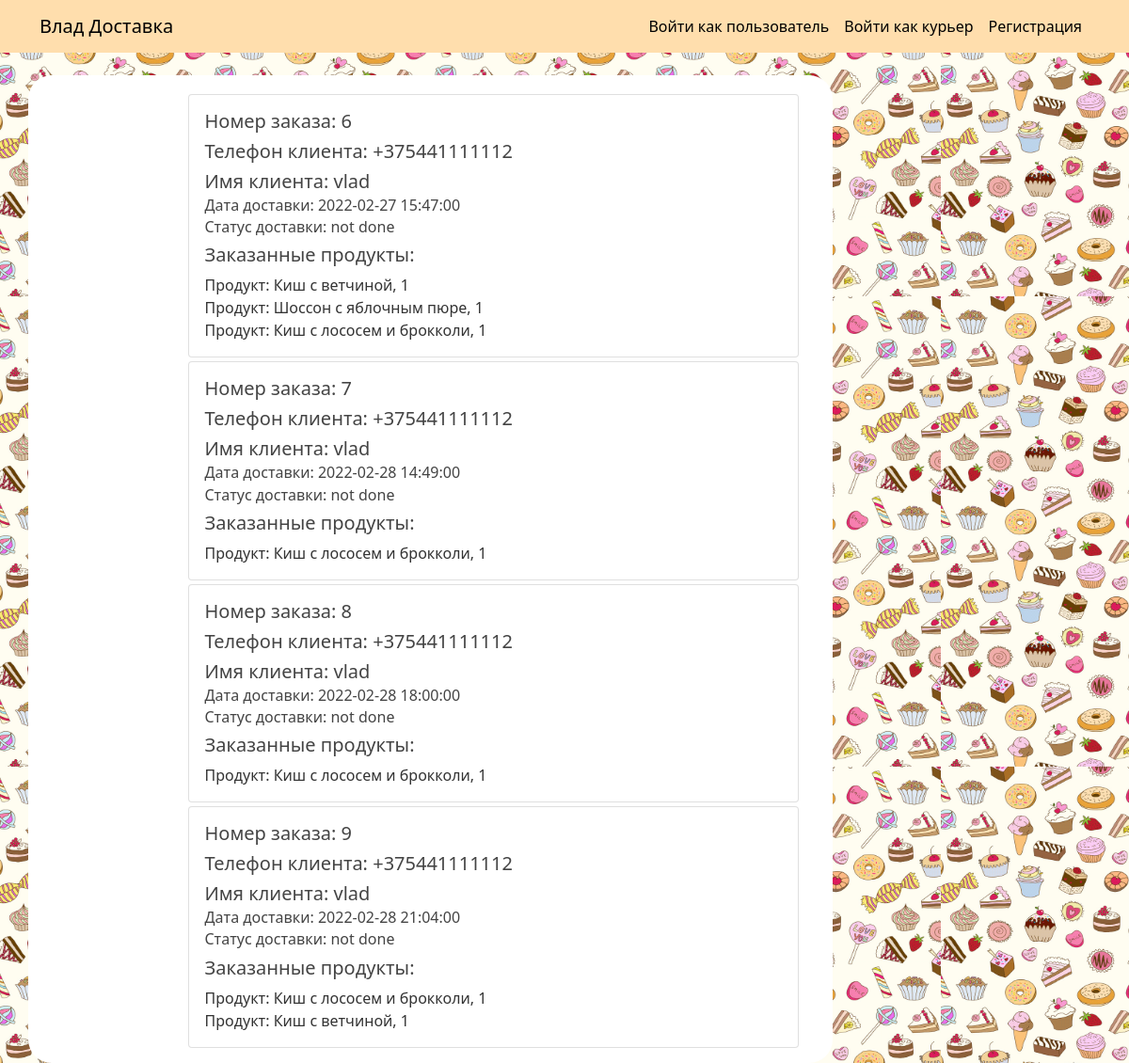
/all_orders, run on the app's committed database.
### bd_project/models.py (models this page shows, shortened)
class BaseModel(Model):
    id = PrimaryKeyField(unique=True)
    class Meta:
        database = db
        order_by = 'id'

class Order(BaseModel):
    user_id = ForeignKeyField(User, backref='orders', null=False)
    courier_id = ForeignKeyField(Courier, backref='orders', null=True)
    address = CharField(max_length=20, null=False)
    time_creation = DateTimeField(default=datetime.utcnow(), null=False)
    time_of_delivery = DateTimeField(null=False)
    status = CharField(max_length=10, default='not done')
    class Meta:
        db_table = 'Orders'

class User(BaseModel, UserMixin):
    username = CharField(max_length=20, unique=True, null=False)
    email = CharField(max_length=20, unique=True, null=False)
    phone = CharField(max_length=15, unique=True, null=False)
    address = CharField(max_length=20, null=False)
    password = CharField(max_length=60, null=False)
    class Meta:
        db_table = 'Users'

class OrderList(BaseModel):
    order_id = ForeignKeyField(Order, backref='products')
    product_id = ForeignKeyField(Product, backref='orders', null=False)
    amount = IntegerField(null=False)
    class Meta:
        db_table = 'OrderList'

class Product(BaseModel):
    name = CharField(unique=True, null=False)
    price = DoubleField(null=False)
    description = TextField(null=False)
    weight = IntegerField(null=False)
    image = CharField(null=False)
    category = ForeignKeyField(Categories, backref='category')
    class Meta:
        db_table = 'Products'

### bd_project/couriers/routes.py (the view)
@couriers.route('/all_orders')
def all_orders():
    orders = Order.select().where(Order.courier_id.is_null())
    return render_template('current_orders.html', orders=orders)

### bd_project/templates/current_orders.html (shortened to what this page needs)
{% extends 'layout.html' %}
{% block content %}
<div class="container">
    <div class="row">
        <div class="col-2">
        </div>
        <div class="col-10">
            {% if orders %}
            {% for order in orders %}
            {% if order.courier_id and session['courier'] %}
                {% if order.status == 'done' and order.courier_id %}
                <div class="card bg-color-done mt-1" style="width: 100%;">
                {% else %}
                <div class="card bg-color-not-done mt-1" style="width: 100%;">
                {% endif %}
            {% else %}
                <div class="card mt-1" style="width: 100%;">
            {% endif %}
                <div class="card-body">
                    <h5 class="card-title">Номер заказа: {{ order.id }}</h5>
                    <h5 class="card-title">Телефон клиента: {{ order.user_id.phone }}</h5>
                    <h5 class="card-title">Имя клиента: {{ order.user_id.username }}</h5>
                    <h6 class="card-subtitle mb-2">Дата доставки: {{ order.time_of_delivery }}</h6>
                    <h6 class="card-subtitle mb-2">Статус доставки: {{ order.status }}</h6>
                    <h5>Заказанные продукты:</h5>
                    {% for product in order.products %}
                    <span>Продукт: {{ product.product_id.name }}, {{ product.amount }} </span><br>
                    {% endfor %}
                </div>
            </div>
            {% endfor %}
            {% endif %}
        </div>
    </div>
</div>
{% endblock content %}

### bd_project/static/main.css (style rules this page uses)
body { background: #fafafa; color: #333333; margin-top: 5rem; }
h1, h2, h3, h4, h5, h6 { color: #444444; }
body { background-image: url("../static/background.png"); background-position: left, right; background-repeat: repeat; background-size: 1000px 500px; }

### data on the page
Order: id "6", user_id.phone "+375441111112", user_id.username "vlad", time_of_delivery "2022-02-27 15:47:00", status "not done"
OrderList: product_id.name "Киш с ветчиной", amount "1"
OrderList: product_id.name "Шоссон с яблочным пюре", amount "1"
OrderList: product_id.name "Киш с лососем и брокколи", amount "1"
Order: id "7", user_id.phone "+375441111112", user_id.username "vlad", time_of_delivery "2022-02-28 14:49:00", status "not done"
OrderList: product_id.name "Киш с лососем и брокколи", amount "1"
Order: id "8", user_id.phone "+375441111112", user_id.username "vlad", time_of_delivery "2022-02-28 18:00:00", status "not done"
OrderList: product_id.name "Киш с лососем и брокколи", amount "1"
Order: id "9", user_id.phone "+375441111112", user_id.username "vlad", time_of_delivery "2022-02-28 21:04:00", status "not done"
OrderList: product_id.name "Киш с лососем и брокколи", amount "1"
OrderList: product_id.name "Киш с ветчиной", amount "1"
